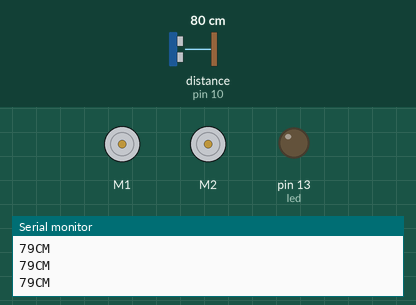
Recording of a sketch running on a simulated Arduino Uno, built with avr-gcc and run on an emulated ATmega328P. Parts: 2 × DC motor (green arrow = forward, orange = backward, longer = faster), output pins drawn as LEDs (lit = HIGH), the last lines printed to the serial monitor. Wiring (inferred from the names in the program): ultrasonic range finder: trigger pin 9; echo pin 10. The test bench sets the inputs (shaded band); at power-on: distance to the obstacle (sensor on pin 10) 80 cm. The echo pulse lasts 58.3 µs per cm; pins used as bus, display or sensor lines are not drawn.

Above: at 1.2 s.
1.3 s: distance to the obstacle (sensor on pin 10) set to 18 cm
2.8 s: distance to the obstacle (sensor on pin 10) set to 15 cm
At 3.6 s:
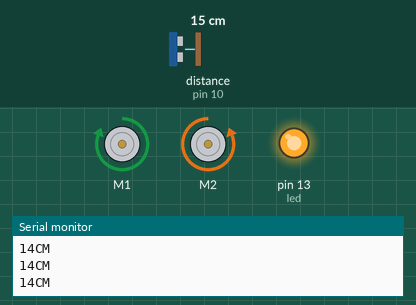
4.3 s: distance to the obstacle (sensor on pin 10) set to 35 cm
At 5.5 s:
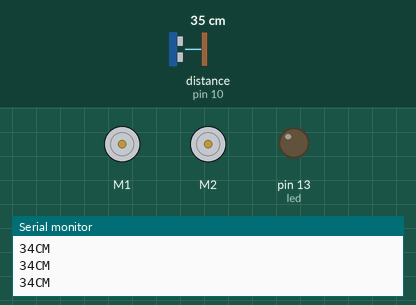
5.8 s: distance to the obstacle (sensor on pin 10) set to 2 cm
At 6.8 s:
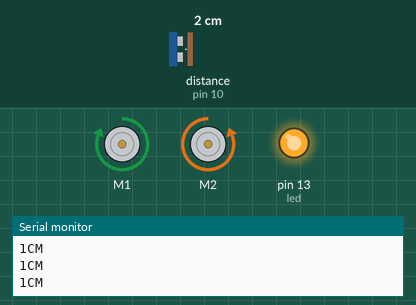
Timing chart, 0 to 8.3 s (numbered marks = the images above; inputs shaded):
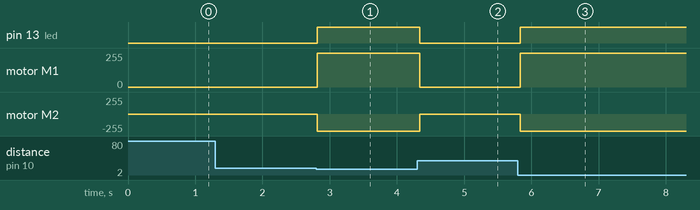

Measured:
- the behaviour switches between 17 and 16 cm on distance to the obstacle (sensor on pin 10) (found by bisection; images 0 and 1)
- after the input at 2.8 s, pin 13 (led): LOW → HIGH at once; motor M1: stopped → forward 255/255 at once; motor M2: stopped → backward 255/255 at once
- after the input at 4.3 s, pin 13 (led): HIGH → LOW at once; motor M1: forward 255/255 → stopped at once; motor M2: backward 255/255 → stopped at once
- after the input at 5.8 s, pin 13 (led): LOW → HIGH at once; motor M1: stopped → forward 255/255 at once; motor M2: stopped → backward 255/255 at once

The sketch:

SoapDispenser.ino
```cpp
#include <AFMotor.h>

AF_DCMotor motor1(1, MOTOR12_1KHZ);
AF_DCMotor motor2(2, MOTOR12_1KHZ);

int trigPin = 9;
int echoPin = 10;
int led = 13;
int gnd =3;
void setup() {

  Serial.begin(9600);

   pinMode(led, OUTPUT);
   pinMode(trigPin, OUTPUT);
  pinMode(echoPin, INPUT);
  // put your setup code here, to run once:

}

void loop() {
  long duration, distance;
  digitalWrite(trigPin,HIGH);
  delayMicroseconds(1000);
  digitalWrite(trigPin, LOW);
  duration=pulseIn(echoPin, HIGH);
  distance =(duration/2)/29.1;
  Serial.print(distance);
  Serial.println("CM");
  delay(10);

 if((distance<=15))
  {
    digitalWrite(led, HIGH);
    motor1.setSpeed(255); //Define maximum velocity
  motor1.run(FORWARD); //rotate the motor clockwise
  motor2.setSpeed(255); //Define maximum velocity
  motor2.run(BACKWARD); //rotate the motor clockwise
 delay(15);
 //motor1.setSpeed(255); //Define maximum velocity
  //motor1.run(BACKWARD); //rotate the motor anti-clockwisem
   //delay(2000);

}
   else if(distance>15)
 {
     digitalWrite(led, LOW);
     motor1.setSpeed(0); //Define minimum velocity
  motor1.run(RELEASE); //stop the motor when release the button
  motor2.setSpeed(0); //Define minimum velocity
  motor2.run(RELEASE); //rotate the motor clockwise

  delay(15);
   }
}
```
